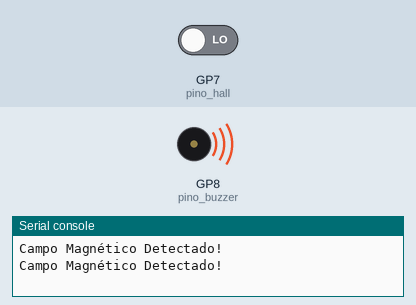
Recording of a program running on a simulated Raspberry Pi Pico running MicroPython. On the bench: buzzer (waves = sounding), the last lines printed to the serial console. Inputs (shaded band) come from the test bench; at power-on: GP7 (pino_hall) LOW.

Above: at 1.2 s.
1.3 s: GP7 (pino_hall) driven HIGH
At 3.1 s:
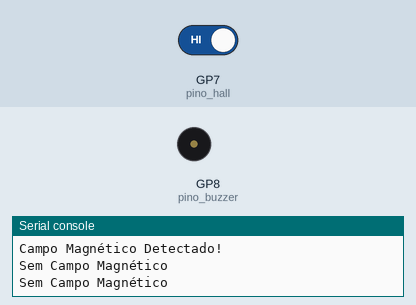
3.5 s: GP7 (pino_hall) driven LOW
At 4.7 s:
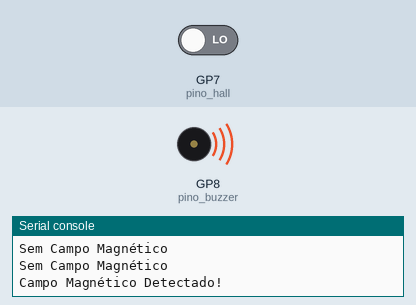
Timing chart, 0 to 6.5 s (numbered marks = the images above; inputs shaded):
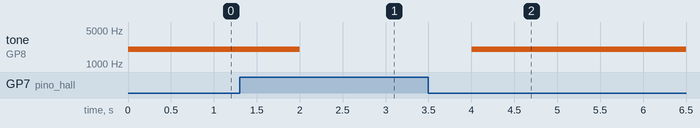

The program:

codigo_simples_sensor_hall.py
```python
import machine
import utime

# Configuração dos pinos
pino_hall = machine.Pin(7, machine.Pin.IN)  # Sensor Hall
pino_buzzer = machine.Pin(8)  # Buzzer

# Configuração do PWM para o buzzer
pwm_buzzer = machine.PWM(pino_buzzer)
pwm_buzzer.freq(2000)  # Define a frequência do buzzer

def ler_sensor_hall(pino):
    """ Verifica o estado do sensor Hall e retorna seu valor. """
    return pino.value()

def principal():
    while True:
        # Verifica o estado do sensor Hall
        magnetico = ler_sensor_hall(pino_hall) == 0

        # Ativa ou desativa o buzzer com base na detecção
        if magnetico:
            pwm_buzzer.duty_u16(32768)  # Ativa o buzzer com 50% de duty cycle
            print("Campo Magnético Detectado!")
        else:
            pwm_buzzer.duty_u16(0)  # Desativa o buzzer
            print("Sem Campo Magnético")

        utime.sleep(1)  # Pausa entre leituras

if __name__ == "__main__":
    principal()
```

Measured:
- after the input at 1.3 s, tone on GP8 (pino_buzzer): 2000 Hz → silent after 0.70 s
- after the input at 3.5 s, tone on GP8 (pino_buzzer): silent → 2000 Hz after 0.50 s
